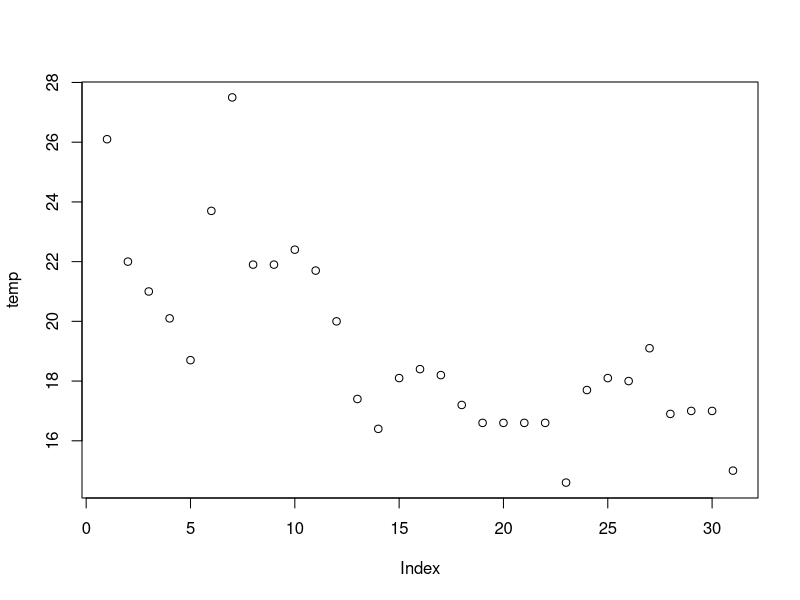
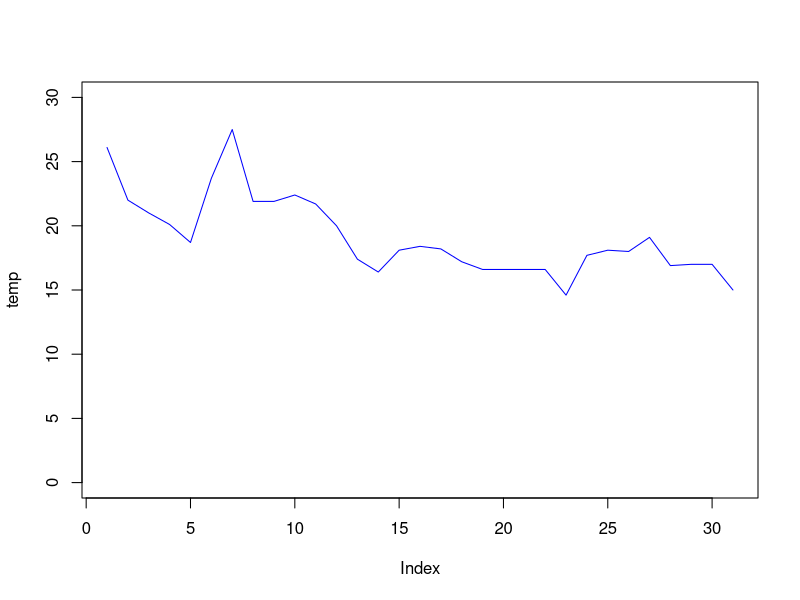
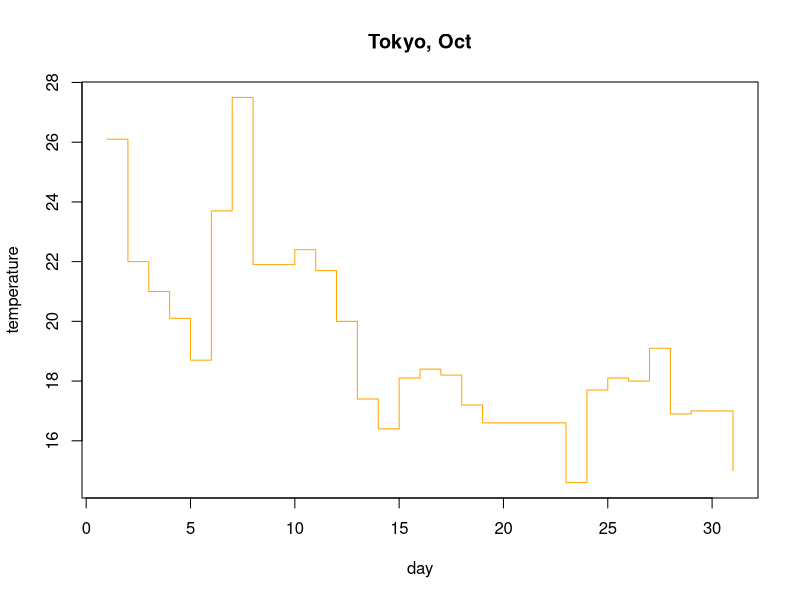
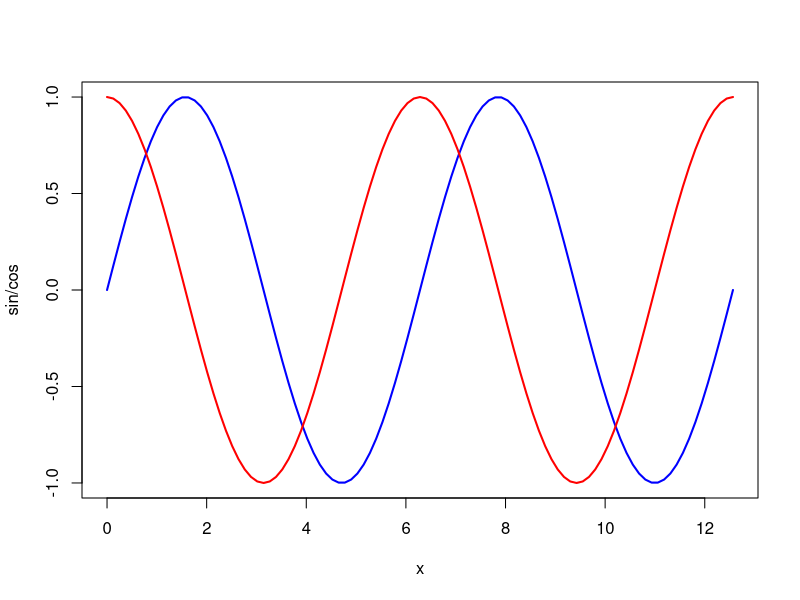
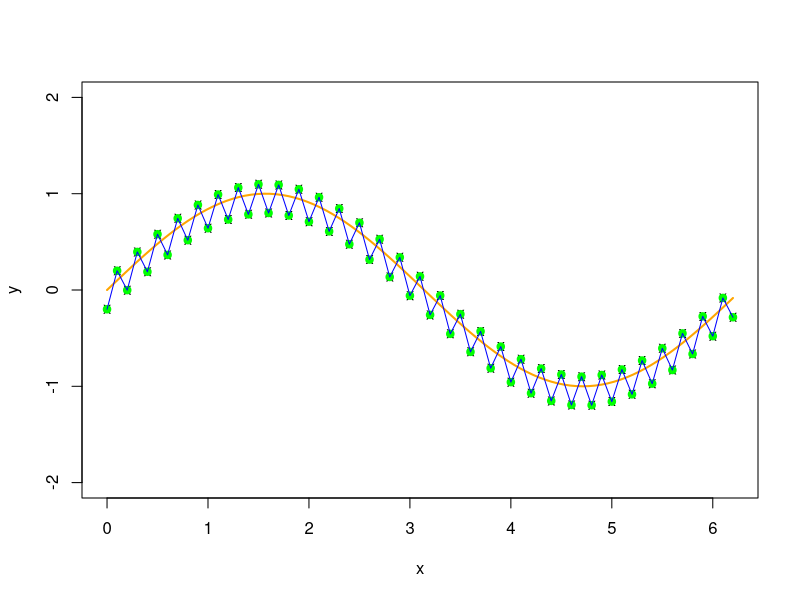
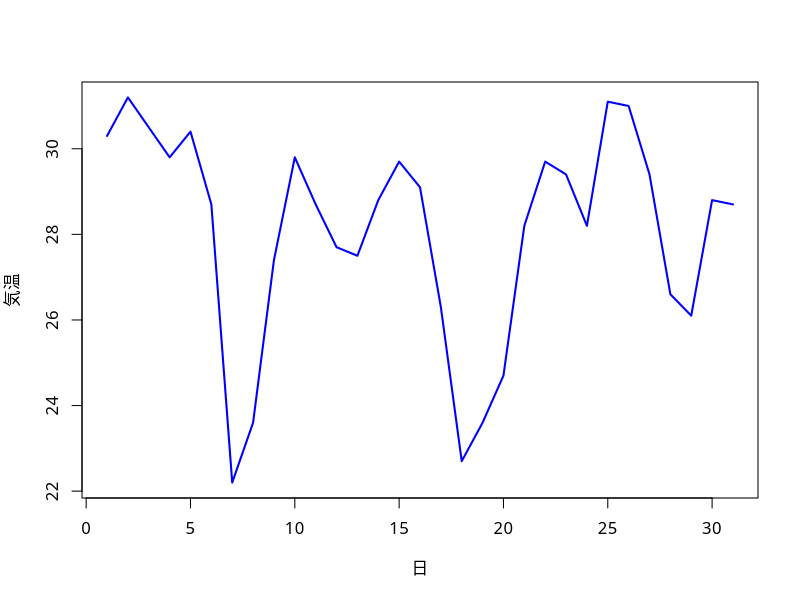
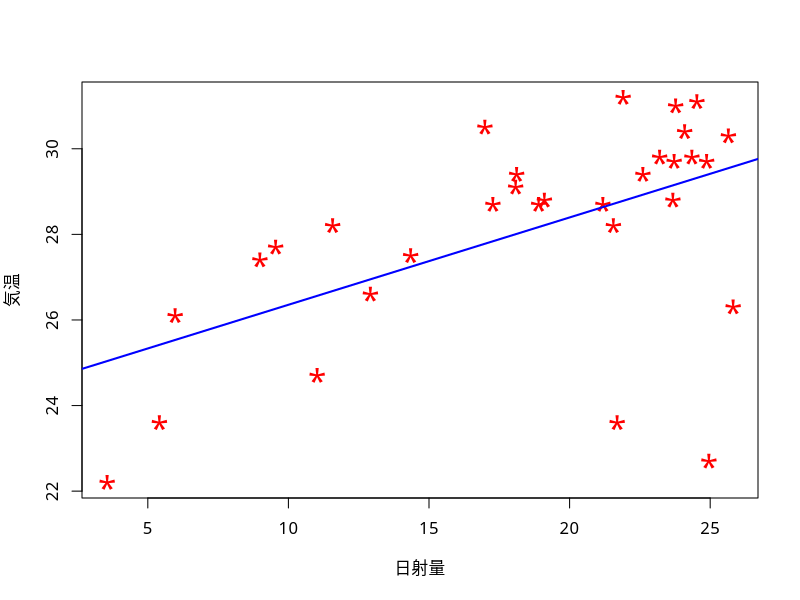
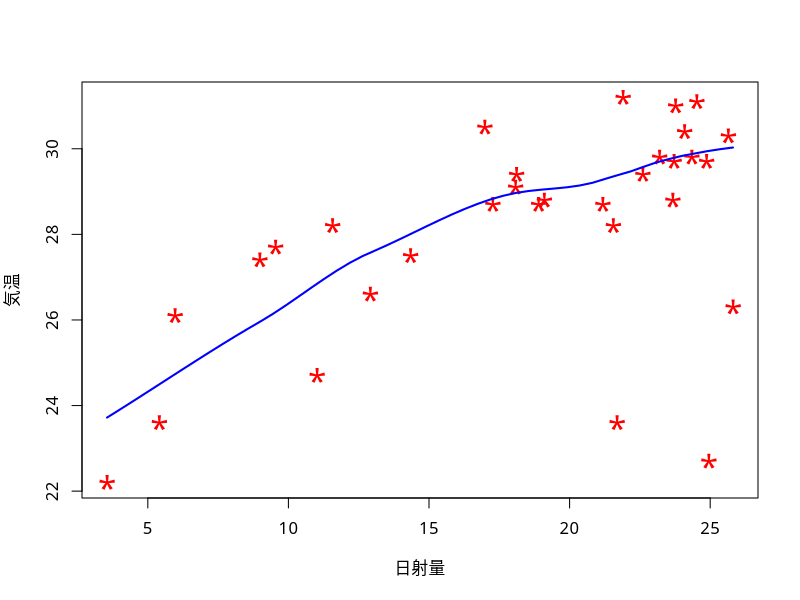

Generate these figures, in order, with R:
### 描画の基礎
## 描画の例として東京都の気候データを使う
mydata <- read.csv("tokyo-weather.csv",fileEncoding="utf8")

## 基本的な描画 (ベクトルの描画)
(temp <- subset(mydata,月==10,select=気温,drop=TRUE)) # 温度を取り出す
plot(temp) # 既定値は点(type="p")として描画
plot(temp, type="l", col="blue",ylim=c(0,30)) # y軸を制限，折れ線(type="l")
plot(temp, type="s", col="orange",
     xlab="day",ylab="temperature",main="Tokyo, Oct") # タイトル付き，階段(type="s")

## 関数の描画
curve(sin, 0, 4*pi, 
      col="blue", # グラフの線の色
      lwd=2, # グラフの線の太さ
      ylab="sin/cos" # y軸のラベル
      )
curve(cos, 
      add=TRUE, # グラフを上書き
      col="red", lwd=2)

## データ点の描画
(x <- seq(0, 2*pi, by=0.1)) # 0から2πの点列
(y <- sin(x) + rep_len(c(-0.2, 0.1), length(x)))
plot(x, y, type="p", pch="x", ylim=c(-2,2)) # ylimで値域を指定
points(x, y, col="green", pch=19) # 点を追加. pchは点の形を指定
curve(sin, add=TRUE, col="orange", lwd=2)
lines(x, y, col="blue") # 折れ線を追加

## データフレームを用いた散布図
par(family="HiraginoSans-W4") # 日本語フォントの指定 (MacOSXの場合)
plot(気温 ~ 日, data=subset(mydata,月==8), # 8月の気温の推移
     type="l", col="blue", lwd=2) # lwdは線の太さの倍率を指定
plot(気温 ~ 日射量, data=subset(mydata,月==8), # 8月の日射量と気温の関係
     pch="*", col="red", cex=2) # cexは点の大きさの倍率を指定
abline(lm(気温 ~ 日射量, data=subset(mydata,月==8)),
       col="blue",lwd=2) # 回帰直線を書く (詳しくは次回)
with(subset(mydata, 月==8), # withの中ではデータフレームの列名が使用可能
     scatter.smooth(日射量,気温,col="red",pch="*",cex=2,
                    lpars=list(col="blue",lwd=2))) # 滑らかな曲線の例
